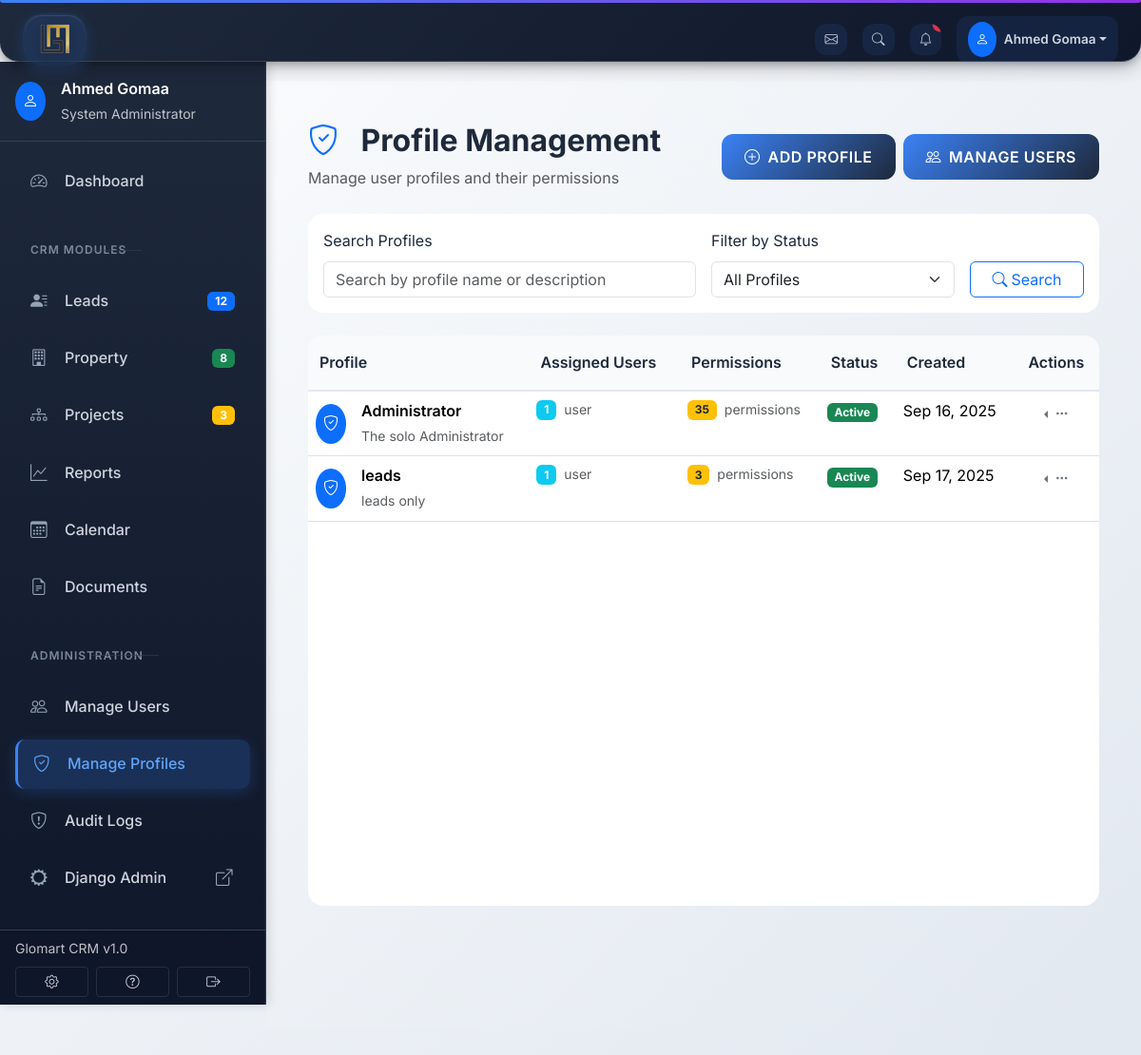
Page /profiles/ (signed in) on the committed database.
### authentication/models.py (models this page shows, shortened)
class Profile(models.Model):
    name = models.CharField(max_length=100, unique=True)
    description = models.TextField(blank=True)
    rules = models.ManyToManyField(Rule, blank=True, related_name='profiles')
    permissions = models.ManyToManyField(Permission, blank=True, related_name='profiles')
    is_active = models.BooleanField(default=True)
    created_at = models.DateTimeField(auto_now_add=True)
    updated_at = models.DateTimeField(auto_now=True)

### authentication/views.py (the view)
# urls.py: path('profiles/', views.profiles_view, name='profiles'),
@login_required
def profiles_view(request):
    if not request.user.is_superuser:
        messages.error(request, 'Access denied. Administrator privileges required.')
        return redirect('authentication:dashboard')
    profiles = Profile.objects.all().annotate(
        user_count=Count('users')
    ).order_by('name')
    return render(request, 'authentication/profiles.html', {
        'profiles': profiles
    })

### authentication/templates/authentication/profiles.html (shortened to what this page needs)
{% extends 'app_layout.html' %}
{% load static %}
{% block content %}
    <div class="row mb-4">
        <div class="col-12">
            <div class="d-flex justify-content-between align-items-center">
                <div>
                    <h2 class="fw-bold mb-2">
                        <i class="bi bi-shield-check text-primary me-3"></i>
                        Profile Management
                    </h2>
                    <p class="text-muted mb-0">Manage user profiles and their permissions</p>
                </div>
                <div class="d-flex gap-2">
                    <a href="{% url 'authentication:create_profile' %}" class="btn btn-gradient">
                        <i class="bi bi-plus-circle me-2"></i>Add Profile
                    </a>
                    <a href="{% url 'authentication:users' %}" class="btn btn-gradient">
                        <i class="bi bi-people me-2"></i>Manage Users
                    </a>
                </div>
            </div>
        </div>
    </div>
    <div class="row mb-4">
        <div class="col-12">
            <div class="card-modern p-3">
                <form method="get" class="row g-3 align-items-end">
                    <div class="col-md-6">
                        <label class="form-label">Search Profiles</label>
                        <input type="text" class="form-control" name="search" value="{{ search_query }}" placeholder="Search by profile name or description">
                    </div>
                    <div class="col-md-4">
                        <label class="form-label">Filter by Status</label>
                        <select class="form-select" name="status">
                            <option value="">All Profiles</option>
                        </select>
                    </div>
                    <div class="col-md-2">
                        <button type="submit" class="btn btn-outline-primary w-100">
                            <i class="bi bi-search me-1"></i>Search
                        </button>
                    </div>
                </form>
            </div>
        </div>
    </div>
    <div class="row">
        <div class="col-12">
            <div class="card-modern">
                <div class="table-responsive profile-management-table">
                    <table class="table table-hover mb-0">
                        <thead class="table-light position-sticky" style="top: 0; z-index: 10;">
                            <tr>
                                <th>Profile</th>
                                <th>Assigned Users</th>
                                <th>Permissions</th>
                                <th>Status</th>
                                <th>Created</th>
                                <th class="text-center">Actions</th>
                            </tr>
                        </thead>
                        <tbody>
                            {% for profile in profiles %}
                            <tr>
                                <td>
                                    <div class="d-flex align-items-center">
                                        <div class="bg-primary rounded-circle p-2 me-3">
                                            <i class="bi bi-shield-check text-white"></i>
                                        </div>
                                        <div>
                                            <div class="fw-semibold">{{ profile.name }}</div>
                                            <small class="text-muted">{{ profile.description|default:"No description"|truncatewords:8 }}</small>
                                        </div>
                                    </div>
                                </td>
                                <td>
                                    <div class="d-flex align-items-center">
                                        <span class="badge bg-info me-2">{{ profile.user_count }}</span>
                                        <small class="text-muted">user{{ profile.user_count|pluralize }}</small>
                                    </div>
                                </td>
                                <td>
                                    <div class="d-flex align-items-center">
                                        <span class="badge bg-warning text-dark me-2">{{ profile.permissions.count }}</span>
                                        <small class="text-muted">permission{{ profile.permissions.count|pluralize }}</small>
                                    </div>
                                </td>
                                <td>
                                    {% if profile.is_active %}
                                        <span class="badge bg-success">Active</span>
                                    {% else %}
                                        <span class="badge bg-danger">Inactive</span>
                                    {% endif %}
                                </td>
                                <td>
                                    {{ profile.created_at|date:"M d, Y" }}
                                </td>
                                <td class="text-center">
                                    <div class="dropdown dropstart">
                                        <button class="btn btn-sm btn-outline-secondary dropdown-toggle border-0" data-bs-toggle="dropdown" aria-expanded="false">
                                            <i class="bi bi-three-dots"></i>
                                        </button>
                                    </div>
                                </td>
                            </tr>
                            {% endfor %}
                        </tbody>
                    </table>
                </div>
            </div>
        </div>
    </div>
</div>
{% endblock %}

### templates/app_layout.html (shortened to what this page needs)
{% extends "base.html" %}
{% block body_class %}app-layout{% endblock %}
{% block body_content %}
    {% include 'authentication/partials/navbar.html' %}
    {% include 'authentication/partials/sidebar.html' %}
    <div class="main-content">
        <div class="container-fluid px-4 py-4">
            {% block content %}
            {% endblock %}
        </div>
{% endblock %}

### templates/base.html (shortened to what this page needs)
<!DOCTYPE html>
<html lang="en">
<head>
    <link href="https://cdn.jsdelivr.net/npm/bootstrap@5.3.2/dist/css/bootstrap.min.css" rel="stylesheet">
    <link rel="stylesheet" href="https://cdn.jsdelivr.net/npm/bootstrap-icons@1.11.1/font/bootstrap-icons.css">
    {% load static %}
    <link rel="stylesheet" href="{% static 'css/style.css' %}">
</head>
<body class="{% block body_class %}{% endblock %}">
    {% block body_content %}
    {% endblock %}
</body>
</html>

### authentication/templates/authentication/partials/navbar.html (shortened to what this page needs)
{% load static %}
<nav class="navbar navbar-dark bg-dark fixed-top">
    <div class="container-fluid px-4">
        <a class="navbar-brand d-flex align-items-center" href="{% url 'authentication:dashboard' %}">
            <div class="logo-container">
                <img src="{% static 'images/logo.png' %}" alt="CRM Logo" class="logo">
            </div>
        </a>
        <div class="d-flex align-items-center gap-3">
            <a href="https://mail.glomartrealestates.com/" target="_blank" class="btn btn-outline-secondary border-0" title="Open Email">
                <i class="bi bi-envelope"></i>
            </a>
            <button class="btn btn-outline-secondary border-0" type="button" title="Search">
                <i class="bi bi-search"></i>
            </button>
            <div class="dropdown">
                <button class="btn btn-outline-secondary border-0 position-relative" type="button" data-bs-toggle="dropdown">
                    <i class="bi bi-bell"></i>
                    <span class="position-absolute top-0 start-100 translate-middle badge rounded-pill bg-danger" style="font-size: 0.6rem;">3</span>
                </button>
            </div>
            <div class="dropdown">
                <button class="btn btn-outline-secondary dropdown-toggle border-0 d-flex align-items-center" type="button" data-bs-toggle="dropdown">
                    <div class="bg-primary rounded-circle p-2 me-2">
                        <i class="bi bi-person text-white"></i>
                    </div>
                    <span class="fw-semibold">{{ user.get_full_name|default:user.username }}</span>
                </button>
            </div>
        </div>
    </div>
</nav>

### authentication/templates/authentication/partials/sidebar.html (shortened to what this page needs)
{% load static %}
<div class="sidebar-fixed">
    <div class="sidebar-header">
        <div class="d-flex align-items-center px-3 py-3">
            <div class="bg-primary rounded-circle p-2 me-3">
                <i class="bi bi-person text-white"></i>
            </div>
            <div class="flex-grow-1">
                <div class="fw-semibold text-white">{{ user.get_full_name|default:user.username }}</div>
                <small class="text-light opacity-75">
                    {% if user.is_superuser %}
                        System Administrator
                    {% else %}
                        {% if user.user_profile.profile %}
                            {{ user.user_profile.profile.name }}
                        {% else %}
                            No Profile
                        {% endif %}
                    {% endif %}
                </small>
            </div>
        </div>
    </div>
    <div class="sidebar-content">
        <nav class="sidebar-nav">
            <ul class="nav flex-column">
                <li class="nav-item">
                    <a class="nav-link {% if request.resolver_match.url_name == 'dashboard' %}active{% endif %}" href="{% url 'authentication:dashboard' %}">
                        <i class="bi bi-speedometer2 me-3"></i>
                        <span>Dashboard</span>
                    </a>
                </li>
                <li class="nav-divider">
                    <span class="nav-divider-text">CRM MODULES</span>
                </li>
                {% if user.is_superuser %}
                <li class="nav-item">
                    <a class="nav-link {% if 'leads' in request.resolver_match.namespace %}active{% endif %}" href="{% url 'leads:leads_list' %}">
                        <i class="bi bi-person-lines-fill me-3"></i>
                        <span>Leads</span>
                        <span class="badge bg-primary ms-auto">12</span>
                    </a>
                </li>
                {% endif %}
                {% if user.is_superuser %}
                <li class="nav-item">
                    <a class="nav-link" href="#">
                        <i class="bi bi-building me-3"></i>
                        <span>Property</span>
                        <span class="badge bg-success ms-auto">8</span>
                    </a>
                </li>
                {% endif %}
                {% if user.is_superuser %}
                <li class="nav-item">
                    <a class="nav-link" href="#">
                        <i class="bi bi-diagram-3 me-3"></i>
                        <span>Projects</span>
                        <span class="badge bg-warning ms-auto">3</span>
                    </a>
                </li>
                {% endif %}
                {% if user.is_superuser %}
                <li class="nav-item">
                    <a class="nav-link" href="#">
                        <i class="bi bi-graph-up me-3"></i>
                        <span>Reports</span>
                    </a>
                </li>
                {% endif %}
                {% if user.is_superuser %}
                <li class="nav-item">
                    <a class="nav-link" href="#">
                        <i class="bi bi-calendar3 me-3"></i>
                        <span>Calendar</span>
                    </a>
                </li>
                {% endif %}
                {% if user.is_superuser %}
                <li class="nav-item">
                    <a class="nav-link" href="#">
                        <i class="bi bi-file-earmark-text me-3"></i>
                        <span>Documents</span>
                    </a>
                </li>
                {% endif %}
                {% if user.is_superuser %}
                <li class="nav-divider">
                    <span class="nav-divider-text">ADMINISTRATION</span>
                </li>
                <li class="nav-item">
                    <a class="nav-link {% if request.resolver_match.url_name == 'users' %}active{% endif %}" href="{% url 'authentication:users' %}">
                        <i class="bi bi-people me-3"></i>
                        <span>Manage Users</span>
                    </a>
                </li>
                <li class="nav-item">
                    <a class="nav-link {% if request.resolver_match.url_name == 'profiles' %}active{% endif %}" href="{% url 'authentication:profiles' %}">
                        <i class="bi bi-shield-check me-3"></i>
                        <span>Manage Profiles</span>
                    </a>
                </li>
                <li class="nav-item">
                    <a class="nav-link {% if 'audit' in request.resolver_match.url_name %}active{% endif %}" href="{% url 'audit:audit_list' %}">
                        <i class="bi bi-shield-exclamation me-3"></i>
                        <span>Audit Logs</span>
                    </a>
                </li>
                <li class="nav-item">
                    <a class="nav-link" href="/admin/" target="_blank">
                        <i class="bi bi-gear-wide me-3"></i>
                        <span>Django Admin</span>
                        <i class="bi bi-box-arrow-up-right ms-auto"></i>
                    </a>
                </li>
                {% endif %}
            </ul>
        </nav>
    </div>
    <div class="sidebar-footer">
        <div class="px-3 py-2">
            <small class="text-light opacity-75 d-block mb-2">Glomart CRM v1.0</small>
            <div class="d-flex gap-2">
                <button class="btn btn-sm btn-outline-light flex-fill" type="button">
                    <i class="bi bi-gear"></i>
                </button>
                <button class="btn btn-sm btn-outline-light flex-fill" type="button">
                    <i class="bi bi-question-circle"></i>
                </button>
                <a href="{% url 'authentication:logout' %}" class="btn btn-sm btn-outline-danger flex-fill">
                    <i class="bi bi-box-arrow-right"></i>
                </a>
            </div>
        </div>
    </div>
</div>

### authentication/templates/authentication/profiles.html (style rules this page uses)
.profile-management-table { max-height: 85vh !important; min-height: 600px !important; overflow-y: auto !important; }
.main-content .container-fluid { height: calc(100vh - 100px); overflow-y: auto; }

### rows in the picture
Profile: name "Administrator", description "The solo Administrator", user_count "1", permissions.count "35", is_active "Active", created_at "Sep 16, 2025"
Profile: name "leads", description "leads only", user_count "1", permissions.count "3", is_active "Active", created_at "Sep 17, 2025"

### other values in the picture
{{ user.get_full_name|default:user.username }} "Ahmed Gomaa"
